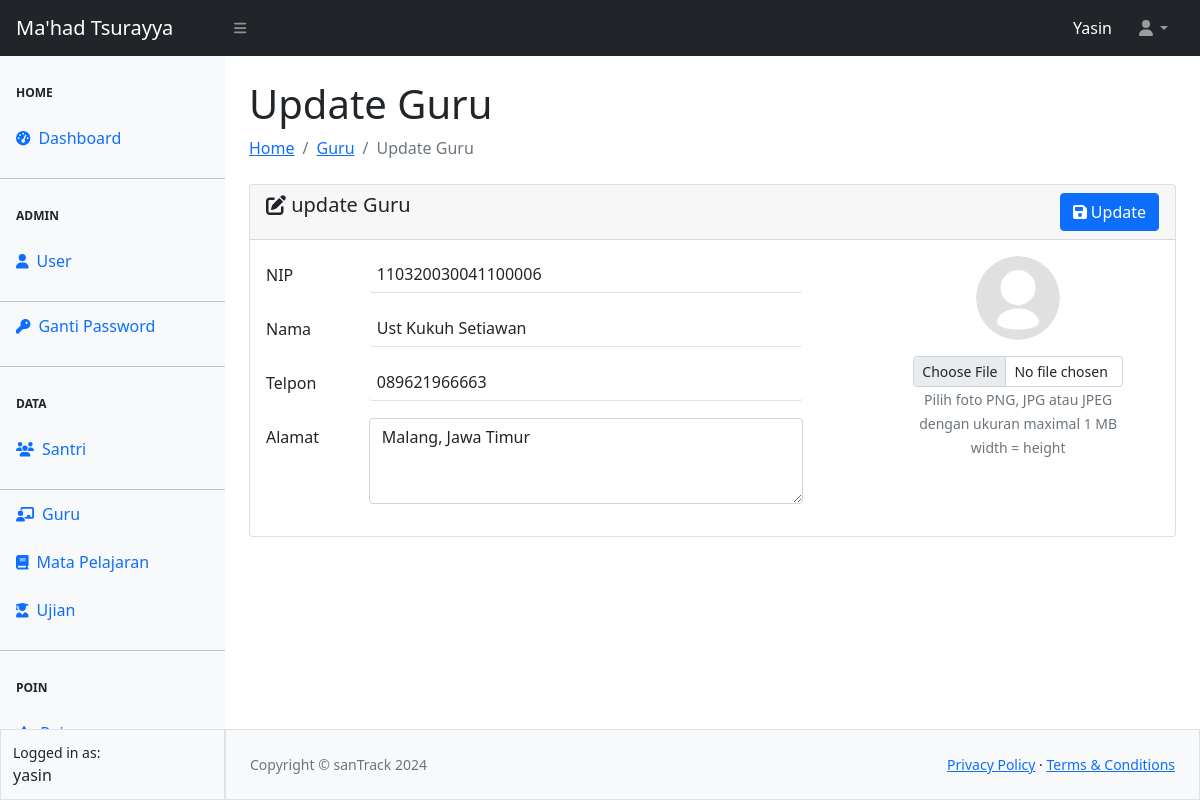
The page /guru/edit-guru.php?id=7 (signed in) on the database its author committed.
### tables this page shows
CREATE TABLE `tbl_guru` (
  `id` int(11) NOT NULL,
  `nip` varchar(30) NOT NULL,
  `nama` varchar(100) NOT NULL,
  `alamat` varchar(128) NOT NULL,
  `telpon` varchar(20) NOT NULL,
  `foto` varchar(20) NOT NULL
);

### guru/edit-guru.php (the view, shortened to what this page needs)
<?php
require_once "../config.php";
require_once "../template/header.php";
require_once "../template/navbar.php";
require_once "../template/sidebar.php";
$id = $_GET['id'];
$queryGuru = mysqli_query($koneksi, "SELECT * FROM tbl_guru WHERE id = $id ");
$data = mysqli_fetch_array($queryGuru);
?>
<div id="layoutSidenav_content">
    <main>
        <div class="container-fluid px-4">
            <h1 class="mt-4">Update Guru</h1>
            <ol class="breadcrumb mb-4">
                <li class="breadcrumb-item"><a href="../index.php">Home</a></li>
                <li class="breadcrumb-item"><a href="guru.php">Guru</a></li>
                <li class="breadcrumb-item active">Update Guru</li>
            </ol>
            <form action="proses-guru.php" method="POST" enctype="multipart/form-data">
                <div class="card">
                    <div class="card-header">
                        <span class="h5 my-2"><i class="fa-solid fa-pen-to-square"></i> update Guru</span>
                        <button type="submit" name="update" class="btn btn-primary float-end"><i class="fa-solid fa-floppy-disk"></i> Update</button>
                    </div>
                    <div class="card-body">
                        <div class="row">
                            <div class="col-8">
                                <div class="mb-3 row">
                                    <label for="nip" class="col-sm-2 col-form-label">NIP</label>
                                    <label for="nip" class="col-sm-1 col-form-label">:</label>
                                    <div class="col-sm-9" style="margin-left: -50px;">
                                        <input type="text" name="nip" pattern="[0-9]{18,}" title="minimal 18 angka" class="form-control ps-2 border-0 border-bottom" value="<?= $data['nip'] ?>" required>
                                    </div>
                                </div>
                                <div class="mb-3 row">
                                    <label for="nama" class="col-sm-2 col-form-label">Nama</label>
                                    <label for="nama" class="col-sm-1 col-form-label">:</label>
                                    <div class="col-sm-9" style="margin-left: -50px;">
                                        <input type="text" name="nama" class="form-control ps-2 border-0 border-bottom" value="<?= $data['nama'] ?>" required>
                                    </div>
                                </div>
                                <div class="mb-3 row">
                                    <label for="telpon" class="col-sm-2 col-form-label">Telpon</label>
                                    <label for="telpon" class="col-sm-1 col-form-label">:</label>
                                    <div class="col-sm-9" style="margin-left: -50px;">
                                        <input type="tel" name="telpon" pattern="[0-9]{5,}" title="minimal 5 angka" class="form-control ps-2 border-0 border-bottom" value="<?= $data['telpon'] ?>" required>
                                    </div>
                                </div>
                                <div class="mb-3 row">
                                    <label for="alamat" class="col-sm-2 col-form-label">Alamat</label>
                                    <label for="alamat" class="col-sm-1 col-form-label">:</label>
                                    <div class="col-sm-9" style="margin-left: -50px;">
                                        <textarea name="alamat" id="alamat" cols="30" rows="3" class="form-control" required><?= $data['alamat'] ?></textarea>
                                    </div>
                                </div>
                            </div>
                            <div class="col-4 text-center px-5">
                                <img src="../asset/image/<?= $data['foto'] ?>" class="mb-3 rounded-circle" width="40%" alt="">
                                <input type="file" name="image" class="form-control form-control-sm">
                                <small class="text-secondary">Pilih foto PNG, JPG atau JPEG dengan ukuran maximal 1 MB</small>
                                <div><small class="text-secondary">width = height</small></div>
                            </div>
                        </div>
                    </div>
                </div>
            </form>
        </div>
    </main>
<?php
require_once "../template/footer.php";
?>

### rows shown on the page
tbl_guru: nip "110320030041100006", nama "Ust Kukuh Setiawan", telpon "089621966663", alamat "Malang, Jawa Timur", foto (placeholder picture)

### other values the page prints
$_SESSION["ssUser"] "Yasin"
$_SESSION["ssUser"] "yasin"
